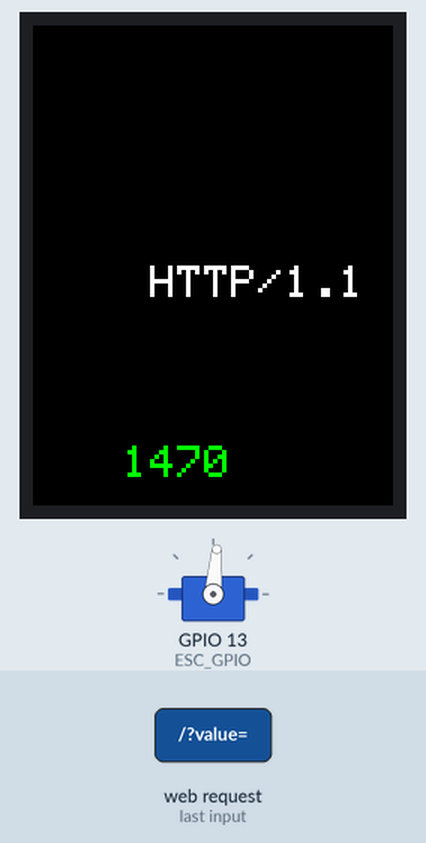
Recording of a sketch running on a simulated ESP32. Parts: 240×320 colour display, servo. The test bench sets the inputs (shaded band). What the sketch prints to the serial monitor is not drawn.

1.5 s: HTTP request GET /?value= received
Above: at 2.7 s.
Timing chart, 0 to 4.5 s (numbered marks = the images above; inputs shaded):
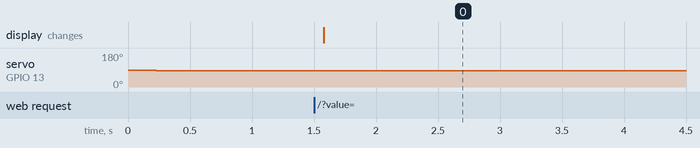

Measured:
- after the input at 1.5 s, the display: changes after 0.08 s (image 0)

The sketch:

Natasha_motorControl.ino
```cpp
// Natasha Sieh
// 5/21/23
// Robotics 3
// This is a program that uses a web server with ESP32 to:
// (1) change the speed and direction of brushless motor thru an ESC
// (2) uses a web slide to ramp up and back down the motor

#include <WiFi.h>
#include <ESP32Servo.h>

#include<TFT_eSPI.h> //include TFT library
#include <SPI.h>

TFT_eSPI tft = TFT_eSPI(); // Invoke library, pins defined in User_Setup.h


Servo myESC; // Make object of Servo motor from Servo library

// Objects are made for every servo motor,we want to control through this library

static const int ESC_GPIO = 13; // define the GPIO pin with which servo is connected

// Variables to store network name and password
const char* ssid = "R3-Natasha";
const char* password = "123456789";

// Set the server port nunber to deafualt 80
WiFiServer server(80);

// this variable header stores the HTTP requests data
String header;

//Zero Speed PWM (it´s not 1500, unfortunately)
int initialSpeed = 1470;  //change to the PWM that stops motor

// These variables used to store slider position
String valueString = String(0);
int currentSpeed = initialSpeed;
int speedPercentage = 0;
String speed = String(currentSpeed);
int positon1 = 0;
int positon2 = 0;

void setup()
{
	Serial.begin(115200); //define serial commuination with baud rate of 115200
  tft.begin();//initialize tft
  tft.setRotation(180);//set rotation to horizontal so text fits
  tft.fillScreen(TFT_BLACK); //fill the screen so it is black

	// Setup ESC Input
	myESC.attach(ESC_GPIO, 1000, 2000);


	Serial.print("Making connection to "); // it will display message on serial monitor
	Serial.println(ssid);

	WiFi.softAP(ssid, password);
  IPAddress IP = WiFi.softAPIP();

	// These lines prints the IP address value on serial monitor
	Serial.println("");
	Serial.println("WiFi connected.");
	Serial.println("IP address: ");
	Serial.println(IP);

	server.begin(); // It will start the servo motor with given position value.

	// Start the BLDC motor at ZERO speed
	myESC.writeMicroseconds(currentSpeed);

}

void loop()
{
	WiFiClient client = server.available(); // Listen for incoming clients

	if (client)
	{ // If a new client connects,

		String header = client.readStringUntil('\r');
		client.println("HTTP/1.1 200 OK");
		client.println("Content-type:text/html");
		client.println("Connection: close");
		client.println();

		//For debugging purposes, display the header information
		Serial.print("Header:  ");
		Serial.println(header);

		// Display the HTML web page
		client.println("<!DOCTYPE html><html>");
		client.println("<head><meta name=\"viewport\" content=\"width=device-width, initial-scale=1\">");
		client.println("<link rel=\"icon\" href=\"data:,\">");

		// CSS to style the on/off buttons
		// Feel free to change the background-color and font-size attributes to fit your preferences
		client.println("<style>body { text-align: center; font-family: \"Trebuchet MS\", Arial; margin-left:auto; margin-right:auto;}");
		client.println(".slider { width: 300px; }</style>");
		client.println("<script src=\"https://ajax.googleapis.com/ajax/libs/jquery/3.3.1/jquery.min.js\"></script>");

		// Web Page
		client.println("</head><body><h1>ESP32 with ESC</h1>");
		client.println("<p>Speed: <span id=\"servoPos\"></span>%</p>");
		client.println("<input type=\"range\" min=\"-100\" max=\"100\" class=\"slider\" id=\"servoSlider\" onchange=\"servo(this.value)\" value=\""+valueString+"\"/>");

		client.println("<script>var slider = document.getElementById(\"servoSlider\");");
		client.println("var servoP = document.getElementById(\"servoPos\"); servoP.innerHTML = slider.value;");
		client.println("slider.oninput = function() { slider.value = this.value; servoP.innerHTML = this.value; }");
		client.println("$.ajaxSetup({timeout:1000}); function servo(pos) { ");
		client.println("$.get(\"/?value=\" + pos + \"&\"); {Connection: close};}</script>");

		client.println("</body></html>");

		Serial.print("header.IndexOf: ");
		Serial.println(header.indexOf("GET /?value="));

		//GET /?value=180& HTTP/1.1
		if(header.indexOf("GET /?value=")>=0)
		{
			positon1 = header.indexOf('=');
			positon2 = header.indexOf('&');
			valueString = header.substring(positon1+1, positon2);

      //String with New Speed Value
      valueString = header.substring(positon1+1, positon2);

      //Erase and Display new valueString
      tft.fillScreen(TFT_BLACK); //fill the screen so it is black

      tft.setTextColor(TFT_WHITE);
      tft.setTextSize(3); // Set text size to 1
      tft.setCursor(60, 160); // Set cursor position
      tft.println(valueString);

      //Convert Percentage Speed into PWM Value, adjust for initialSpeed being off
      speedPercentage = valueString.toInt();
      if (speedPercentage < 0) // this means it is CCW, so calculate the PWM for CCW
      {
        currentSpeed = (1000 + 400) + (4 * speedPercentage);
      }
      else if (speedPercentage > 0) // this means it is CW, so calculate the PWM for CW
      {
        currentSpeed = (initialSpeed + 30) + (5 * speedPercentage);
      }
      else
      {
        currentSpeed = initialSpeed; // speed is Zero
      }

			//Rotate the servo
			      myESC.writeMicroseconds(currentSpeed);

			Serial.println(valueString);

      //Diaplay PWM speed on LCD
      tft.setTextColor(TFT_GREEN);
      tft.setTextSize(3); // Set text size to 1
      tft.setCursor(60, 280); // Set cursor position
      speed = String(currentSpeed);
      tft.println(speed);
		}

		header = "";
		client.stop();
		Serial.println("Client disconnected.");
		Serial.println("");
	}
}
```
